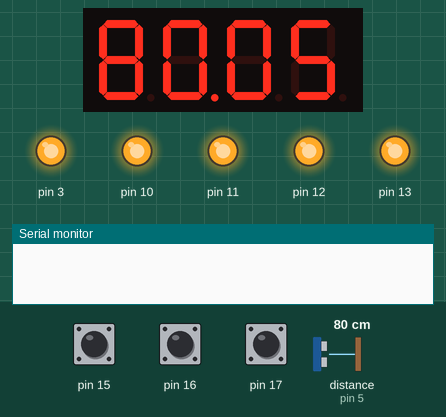
Bench run of a sketch on a simulated Arduino Uno, built with avr-gcc and run on an emulated ATmega328P. Shown: 4-digit seven-segment display, output pins drawn as LEDs (lit = HIGH), the last lines printed to the serial monitor. Wiring (inferred from the names in the program): ultrasonic range finder: trigger pin 6; echo pin 5. The inputs (shaded band) are chosen by the test bench; at power-on: distance to the obstacle (sensor on pin 5) 80 cm, pin 15 HIGH, pin 16 HIGH, pin 17 HIGH. The echo pulse lasts 58.3 µs per cm; pins used as bus, display or sensor lines are not drawn.

Above: at 1.2 s.
1.3 s: distance to the obstacle (sensor on pin 5) set to 53 cm
At 2.3 s:
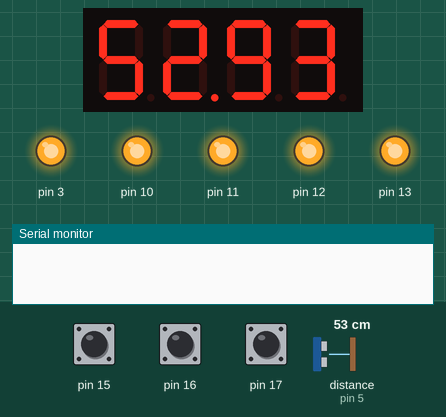
4.3 s: distance to the obstacle (sensor on pin 5) set to 46 cm
At 5.9 s:
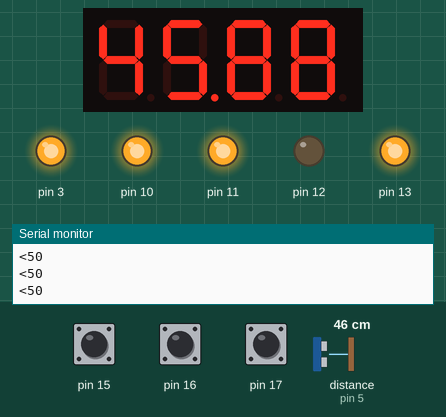
6.4 s: distance to the obstacle (sensor on pin 5) set to 4 cm
At 7.0 s:
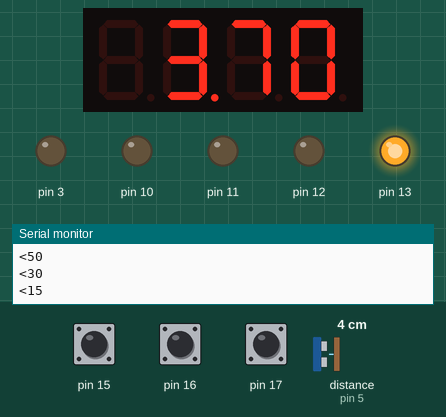
9.4 s: pin 15 pulled LOW for 0.15 s
At 10.7 s:
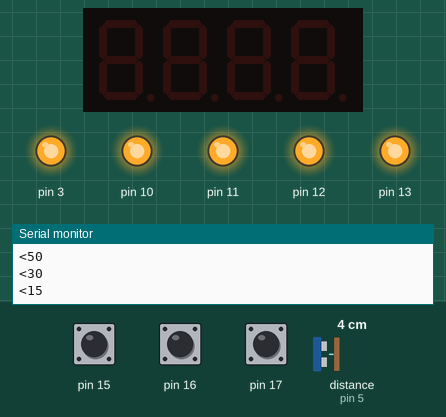
11.2 s: pin 15 pulled LOW for 3.2 s
At 13.44 s:
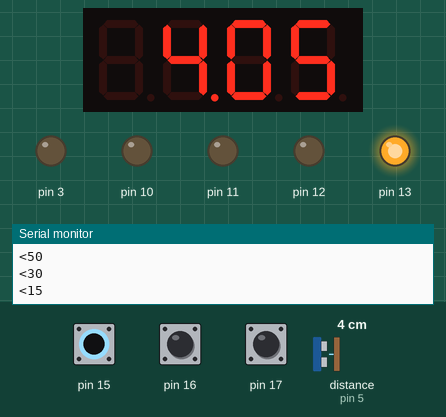
15.0 s: distance to the obstacle (sensor on pin 5) set to 14 cm
At 16.0 s:
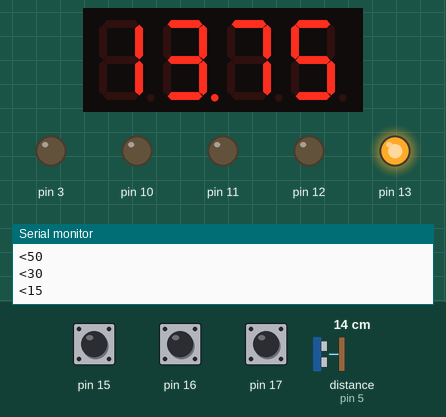
16.5 s: distance to the obstacle (sensor on pin 5) set to 17 cm
Timing chart, 0 to 19.3 s (numbered marks = the images above; inputs shaded):
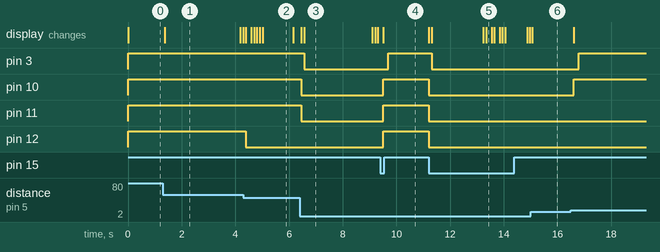

The sketch:

Trabalho_Shild.ino
```cpp
/*
TRABALHO COM UTILIZAÇÃO DO SHILD (MFS)

INTEGRANTES:
VITOR ALBUQUERQUE DINELLI
RAFAEL ASSIS CARVALHO LACERDA
GABRIEL ASSIS CARVALHO LACERDA
EDUARDO DE SOUZA SILVA
*/


#include <TimerOne.h>                     // Bibliotec TimerOne
#include <Wire.h>                         // Biblioteca Wire
#include <MultiFuncShield.h>              // Biblioteca Multifunction shield]

#define _ECHO 5
#define _TRIGGER 6

double readUltrasonicDistance(int triggerPin, int echoPin){
  pinMode(triggerPin, OUTPUT);  // Clear the trigger
  digitalWrite(triggerPin, LOW);
  delayMicroseconds(2);
  // Sets the trigger pin to HIGH state for 10 microseconds
  digitalWrite(triggerPin, HIGH);
  delayMicroseconds(10);
  digitalWrite(triggerPin, LOW);
  pinMode(echoPin, INPUT);
  // Reads the echo pin, and returns the sound wave travel time in microseconds
  return 0.01723 * pulseIn(echoPin, HIGH);
}


void setup() {
  Serial.begin(9600);
  Timer1.initialize();                    // inicializa o Timer 1
  MFS.initialize(&Timer1);                // initializa a biblioteca Multi função

}
bool ligado = true;
bool alarmeLigado = false;
void loop() {
  byte btn = MFS.getButton();
  if(btn){
    byte buttonNumber = btn & B00111111;                 // comparando os bits das portas analógicas
    byte buttonAction = btn & B11000000;
    if(buttonNumber == 1 && buttonAction == BUTTON_PRESSED_IND){
      if(ligado){
        ligado = false;
      }else{
        ligado = true;
      }
    }


  }

  if(ligado){
      double distancia = readUltrasonicDistance(_TRIGGER, _ECHO);
      MFS.write(distancia, 2);
      if(distancia < 50){
        Serial.println("<50");
        MFS.writeLeds(LED_2, ON);
        if(distancia < 30){
          Serial.println("<30");
          MFS.writeLeds(LED_3, ON);
          if(distancia < 15){
            Serial.println("<15");
            MFS.writeLeds(LED_4, ON);
            alarmeLigado = true;
          }else{
            MFS.writeLeds(LED_4, OFF);
            alarmeLigado = false;
          }
        }else{
          MFS.writeLeds(LED_3, OFF);
        }
      }else{
        MFS.writeLeds(LED_2, OFF);
      }
      delay(100);
  }else{
    MFS.write("");
    MFS.writeLeds(LED_ALL, OFF);
    alarmeLigado = false;
  }

  if(alarmeLigado){
    MFS.beep();
  }


}
```

Measured:
- the behaviour switches between 51 and 50 cm on distance to the obstacle (sensor on pin 5) (found by bisection; images 1 and 2)
- after the input at 4.3 s, pin 12: HIGH → LOW after 0.09 s; the display: first changes after 0.09 s (image 2 shows a later state)
- after the input at 6.4 s, pin 3: HIGH → LOW after 0.16 s; pin 10, pin 11: HIGH → LOW after 0.06 s; the display: first changes after 0.06 s (image 3 shows a later state)
- after the input at 9.4 s, pin 3: LOW → HIGH after 0.30 s; pin 10–12: LOW → HIGH after 0.11 s
- after the input at 11.2 s, pin 3: HIGH → LOW after 0.11 s; pin 10–12: HIGH → LOW at once; the display: first changes at once (image 5 shows a later state)
- after the input at 16.5 s, pin 3: LOW → HIGH after 0.29 s; pin 10: LOW → HIGH after 0.10 s
- what the display in image 1 shows lasts 2.8 s, from 1.4 s to 4.2 s
